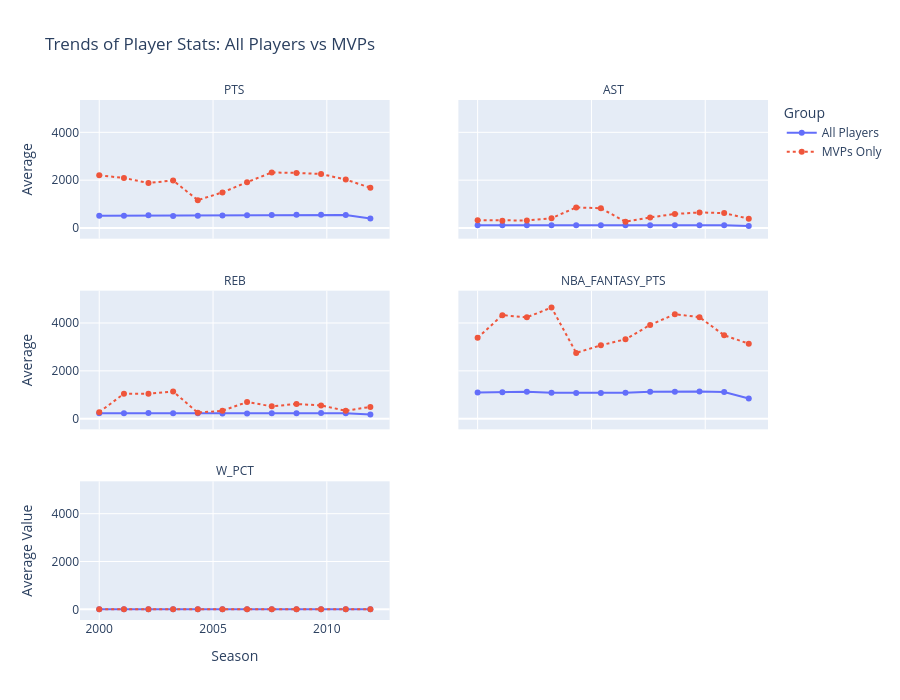

Notebook source saved alongside this figure:
### Markdown cell above
Here we can look at the overall trend for each variable, and overlay it with the MVP seasons. Currently, each plot shares the same scale so some plots don't really tell us much.

### Code cell
# Group by season for all players
avg_all = df_nba.groupby('SEASON')[['PTS', 'AST', 'REB', 'NBA_FANTASY_PTS', 'W_PCT']].mean()
avg_all['Type'] = 'All Players'
avg_all = avg_all.reset_index()

# Group by season for MVPs only
avg_mvp = df_nba[df_nba['IS_MVP'] == 1].groupby('SEASON')[['PTS', 'AST', 'REB', 'NBA_FANTASY_PTS', 'W_PCT']].mean()
avg_mvp['Type'] = 'MVPs Only'
avg_mvp = avg_mvp.reset_index()


avg_combined = pd.concat([avg_all, avg_mvp])
df_melted = avg_combined.melt(id_vars=['SEASON', 'Type'], 
                              var_name='Feature', value_name='Average')

fig = px.line(df_melted, x='SEASON', y='Average', color='Type', 
              line_dash='Type', facet_col='Feature', 
              facet_col_wrap=2, markers=True,
              title='Trends of Player Stats: All Players vs MVPs',
              facet_row_spacing=0.1, facet_col_spacing=0.1)
fig.update_layout(height=700, legend_title='Group',
                  xaxis_title='Season', yaxis_title='Average Value')

fig.for_each_annotation(lambda a: a.update(text=a.text.split("=")[-1]))  # Clean up facet titles

fig.show()

### Figure 1 — Plotly figure (JSON) as saved in the notebook; plotly's stock layout.template omitted (floating-point values rounded to 4 significant figures)
{"data": [{"hovertemplate": "Type=All Players<br>Feature=PTS<br>SEASON=%{x}<br>Average=%{y}<extra></extra>", "legendgroup": "All Players", "line": {"color": "#636efa", "dash": "solid"}, "marker": {"symbol": "circle"}, "mode": "lines+markers", "name": "All Players", "orientation": "v", "showlegend": true, "type": "scatter", "x": ["2000-01", "2001-02", "2002-03", "2003-04", "2004-05", "2005-06", "2006-07", "2007-08", "2008-09", "2009-10", "2010-11", "2011-12", "2012-13", "2013-14", "2014-15", "2015-16", "2016-17", "2017-18", "2018-19", "2019-20", "2020-21", "2021-22", "2022-23", "2023-24"], "xaxis": "x5", "y": [511.2, 516.0, 528.3, 502.5, 515.3, 521.1, 530.3, 545.0, 552.5, 559.0, 541.8, 398.7, 514.3, 515.5, 500.1, 530.6, 534.5, 484.4, 516.2, 447.6, 448.4, 449.8, 523.4, 491.2], "yaxis": "y5"}, {"hovertemplate": "Type=All Players<br>Feature=AST<br>SEASON=%{x}<br>Average=%{y}<extra></extra>", "legendgroup": "All Players", "line": {"color": "#636efa", "dash": "solid"}, "marker": {"symbol": "circle"}, "mode": "lines+markers", "name": "All Players", "orientation": "v", "showlegend": false, "type": "scatter", "x": ["2000-01", "2001-02", "2002-03", "2003-04", "2004-05", "2005-06", "2006-07", "2007-08", "2008-09", "2009-10", "2010-11", "2011-12", "2012-13", "2013-14", "2014-15", "2015-16", "2016-17", "2017-18", "2018-19", "2019-20", "2020-21", "2021-22", "2022-23", "2023-24"], "xaxis": "x6", "y": [117.4, 118.5, 119.5, 114.6, 112.8, 110.7, 114.3, 118.6, 116.0, 118.2, 117.0, 86.89, 116.0, 112.3, 110.2, 115.2, 114.5, 105.9, 114.1, 97.64, 99.22, 100.2, 115.5, 114.7], "yaxis": "y6"}, {"hovertemplate": "Type=All Players<br>Feature=REB<br>SEASON=%{x}<br>Average=%{y}<extra></extra>", "legendgroup": "All Players", "line": {"color": "#636efa", "dash": "solid"}, "marker": {"symbol": "circle"}, "mode": "lines+markers", "name": "All Players", "orientation": "v", "showlegend": false, "type": "scatter", "x": ["2000-01", "2001-02", "2002-03", "2003-04", "2004-05", "2005-06", "2006-07", "2007-08", "2008-09", "2009-10", "2010-11", "2011-12", "2012-13", "2013-14", "2014-15", "2015-16", "2016-17", "2017-18", "2018-19", "2019-20", "2020-21", "2021-22", "2022-23", "2023-24"], "xaxis": "x3", "y": [229.0, 229.2, 235.1, 227.1, 221.9, 220.0, 220.5, 229.0, 228.3, 232.2, 225.3, 174.7, 220.8, 218.2, 216.5, 226.1, 220.3, 198.2, 209.6, 179.5, 177.2, 180.7, 198.3, 187.3], "yaxis": "y3"}, {"hovertemplate": "Type=All Players<br>Feature=NBA_FANTASY_PTS<br>SEASON=%{x}<br>Average=%{y}<extra></extra>", "legendgroup": "All Players", "line": {"color": "#636efa", "dash": "solid"}, "marker": {"symbol": "circle"}, "mode": "lines+markers", "name": "All Players", "orientation": "v", "showlegend": false, "type": "scatter", "x": ["2000-01", "2001-02", "2002-03", "2003-04", "2004-05", "2005-06", "2006-07", "2007-08", "2008-09", "2009-10", "2010-11", "2011-12", "2012-13", "2013-14", "2014-15", "2015-16", "2016-17", "2017-18", "2018-19", "2019-20", "2020-21", "2021-22", "2022-23", "2023-24"], "xaxis": "x4", "y": [1096.0, 1105.0, 1126.0, 1080.0, 1074.0, 1068.0, 1079.0, 1121.0, 1126.0, 1141.0, 1113.0, 839.6, 1084.0, 1064.0, 1045.0, 1102.0, 1092.0, 990.1, 1051.0, 904.5, 906.3, 914.5, 1037.0, 995.2], "yaxis": "y4"}, {"hovertemplate": "Type=All Players<br>Feature=W_PCT<br>SEASON=%{x}<br>Average=%{y}<extra></extra>", "legendgroup": "All Players", "line": {"color": "#636efa", "dash": "solid"}, "marker": {"symbol": "circle"}, "mode": "lines+markers", "name": "All Players", "orientation": "v", "showlegend": false, "type": "scatter", "x": ["2000-01", "2001-02", "2002-03", "2003-04", "2004-05", "2005-06", "2006-07", "2007-08", "2008-09", "2009-10", "2010-11", "2011-12", "2012-13", "2013-14", "2014-15", "2015-16", "2016-17", "2017-18", "2018-19", "2019-20", "2020-21", "2021-22", "2022-23", "2023-24"], "xaxis": "x", "y": [0.4913, 0.4846, 0.4889, 0.4824, 0.4814, 0.4868, 0.4851, 0.4905, 0.4895, 0.4835, 0.4914, 0.4945, 0.4979, 0.4881, 0.4843, 0.4889, 0.4806, 0.479, 0.4916, 0.4797, 0.4869, 0.4919, 0.4865, 0.485], "yaxis": "y"}, {"hovertemplate": "Type=MVPs Only<br>Feature=PTS<br>SEASON=%{x}<br>Average=%{y}<extra></extra>", "legendgroup": "MVPs Only", "line": {"color": "#EF553B", "dash": "dot"}, "marker": {"symbol": "circle"}, "mode": "lines+markers", "name": "MVPs Only", "orientation": "v", "showlegend": true, "type": "scatter", "x": ["2000-01", "2001-02", "2002-03", "2003-04", "2004-05", "2005-06", "2006-07", "2007-08", "2008-09", "2009-10", "2010-11", "2011-12", "2012-13", "2013-14", "2014-15", "2015-16", "2016-17", "2017-18", "2018-19", "2019-20", "2022-23"], "xaxis": "x5", "y": [2207.0, 2089.0, 1884.0, 1987.0, 1165.0, 1489.0, 1916.0, 2323.0, 2304.0, 2258.0, 2026.0, 1683.0, 2036.0, 2593.0, 1900.0, 2375.0, 2558.0, 2191.0, 1994.0, 1857.0, 2183.0], "yaxis": "y5"}, {"hovertemplate": "Type=MVPs Only<br>Feature=AST<br>SEASON=%{x}<br>Average=%{y}<extra></extra>", "legendgroup": "MVPs Only", "line": {"color": "#EF553B", "dash": "dot"}, "marker": {"symbol": "circle"}, "mode": "lines+markers", "name": "MVPs Only", "orientation": "v", "showlegend": false, "type": "scatter", "x": ["2000-01", "2001-02", "2002-03", "2003-04", "2004-05", "2005-06", "2006-07", "2007-08", "2008-09", "2009-10", "2010-11", "2011-12", "2012-13", "2013-14", "2014-15", "2015-16", "2016-17", "2017-18", "2018-19", "2019-20", "2022-23"], "xaxis": "x6", "y": [325.0, 307.0, 316.0, 409.0, 861.0, 826.0, 263.0, 441.0, 587.0, 651.0, 623.0, 387.0, 551.0, 445.0, 619.0, 527.0, 840.0, 630.0, 424.0, 354.0, 274.0], "yaxis": "y6"}, {"hovertemplate": "Type=MVPs Only<br>Feature=REB<br>SEASON=%{x}<br>Average=%{y}<extra></extra>", "legendgroup": "MVPs Only", "line": {"color": "#EF553B", "dash": "dot"}, "marker": {"symbol": "circle"}, "mode": "lines+markers", "name": "MVPs Only", "orientation": "v", "showlegend": false, "type": "scatter", "x": ["2000-01", "2001-02", "2002-03", "2003-04", "2004-05", "2005-06", "2006-07", "2007-08", "2008-09", "2009-10", "2010-11", "2011-12", "2012-13", "2013-14", "2014-15", "2015-16", "2016-17", "2017-18", "2018-19", "2019-20", "2022-23"], "xaxis": "x3", "y": [273.0, 1042.0, 1043.0, 1139.0, 249.0, 333.0, 693.0, 517.0, 613.0, 554.0, 330.0, 492.0, 610.0, 598.0, 341.0, 430.0, 864.0, 389.0, 898.0, 856.0, 670.0], "yaxis": "y3"}, {"hovertemplate": "Type=MVPs Only<br>Feature=NBA_FANTASY_PTS<br>SEASON=%{x}<br>Average=%{y}<extra></extra>", "legendgroup": "MVPs Only", "line": {"color": "#EF553B", "dash": "dot"}, "marker": {"symbol": "circle"}, "mode": "lines+markers", "name": "MVPs Only", "orientation": "v", "showlegend": false, "type": "scatter", "x": ["2000-01", "2001-02", "2002-03", "2003-04", "2004-05", "2005-06", "2006-07", "2007-08", "2008-09", "2009-10", "2010-11", "2011-12", "2012-13", "2013-14", "2014-15", "2015-16", "2016-17", "2017-18", "2018-19", "2019-20", "2022-23"], "xaxis": "x4", "y": [3379.0, 4329.0, 4238.0, 4649.0, 2750.0, 3071.0, 3317.0, 3921.0, 4369.0, 4244.0, 3486.0, 3136.0, 3956.0, 4179.0, 3526.0, 3972.0, 4906.0, 3816.0, 4046.0, 3566.0, 3706.0], "yaxis": "y4"}, {"hovertemplate": "Type=MVPs Only<br>Feature=W_PCT<br>SEASON=%{x}<br>Average=%{y}<extra></extra>", "legendgroup": "MVPs Only", "line": {"color": "#EF553B", "dash": "dot"}, "marker": {"symbol": "circle"}, "mode": "lines+markers", "name": "MVPs Only", "orientation": "v", "showlegend": false, "type": "scatter", "x": ["2000-01", "2001-02", "2002-03", "2003-04", "2004-05", "2005-06", "2006-07", "2007-08", "2008-09", "2009-10", "2010-11", "2011-12", "2012-13", "2013-14", "2014-15", "2015-16", "2016-17", "2017-18", "2018-19", "2019-20", "2022-23"], "xaxis": "x", "y": [0.704, 0.707, 0.741, 0.707, 0.8, 0.684, 0.821, 0.695, 0.815, 0.789, 0.765, 0.726, 0.803, 0.716, 0.838, 0.899, 0.568, 0.819, 0.778, 0.81, 0.652], "yaxis": "y"}], "layout": {"annotations": [{"font": {}, "showarrow": false, "text": "W_PCT", "x": 0.225, "xanchor": "center", "xref": "paper", "y": 0.2667, "yanchor": "bottom", "yref": "paper"}, {"font": {}, "showarrow": false, "text": "REB", "x": 0.225, "xanchor": "center", "xref": "paper", "y": 0.6333, "yanchor": "bottom", "yref": "paper"}, {"font": {}, "showarrow": false, "text": "NBA_FANTASY_PTS", "x": 0.775, "xanchor": "center", "xref": "paper", "y": 0.6333, "yanchor": "bottom", "yref": "paper"}, {"font": {}, "showarrow": false, "text": "PTS", "x": 0.225, "xanchor": "center", "xref": "paper", "y": 1, "yanchor": "bottom", "yref": "paper"}, {"font": {}, "showarrow": false, "text": "AST", "x": 0.775, "xanchor": "center", "xref": "paper", "y": 1, "yanchor": "bottom", "yref": "paper"}], "height": 700, "legend": {"title": {"text": "Group"}, "tracegroupgap": 0}, "title": {"text": "Trends of Player Stats: All Players vs MVPs"}, "xaxis": {"anchor": "y", "domain": [0, 0.45], "title": {"text": "Season"}}, "xaxis2": {"anchor": "y2", "domain": [0.55, 1], "matches": "x", "title": {"text": "SEASON"}}, "xaxis3": {"anchor": "y3", "domain": [0, 0.45], "matches": "x", "showticklabels": false}, "xaxis4": {"anchor": "y4", "domain": [0.55, 1], "matches": "x", "showticklabels": false}, "xaxis5": {"anchor": "y5", "domain": [0, 0.45], "matches": "x", "showticklabels": false}, "xaxis6": {"anchor": "y6", "domain": [0.55, 1], "matches": "x", "showticklabels": false}, "yaxis": {"anchor": "x", "domain": [0, 0.2667], "title": {"text": "Average Value"}}, "yaxis2": {"anchor": "x2", "domain": [0, 0.2667], "matches": "y", "showticklabels": false}, "yaxis3": {"anchor": "x3", "domain": [0.3667, 0.6333], "matches": "y", "title": {"text": "Average"}}, "yaxis4": {"anchor": "x4", "domain": [0.3667, 0.6333], "matches": "y", "showticklabels": false}, "yaxis5": {"anchor": "x5", "domain": [0.7333, 1], "matches": "y", "title": {"text": "Average"}}, "yaxis6": {"anchor": "x6", "domain": [0.7333, 1], "matches": "y", "showticklabels": false}}}
